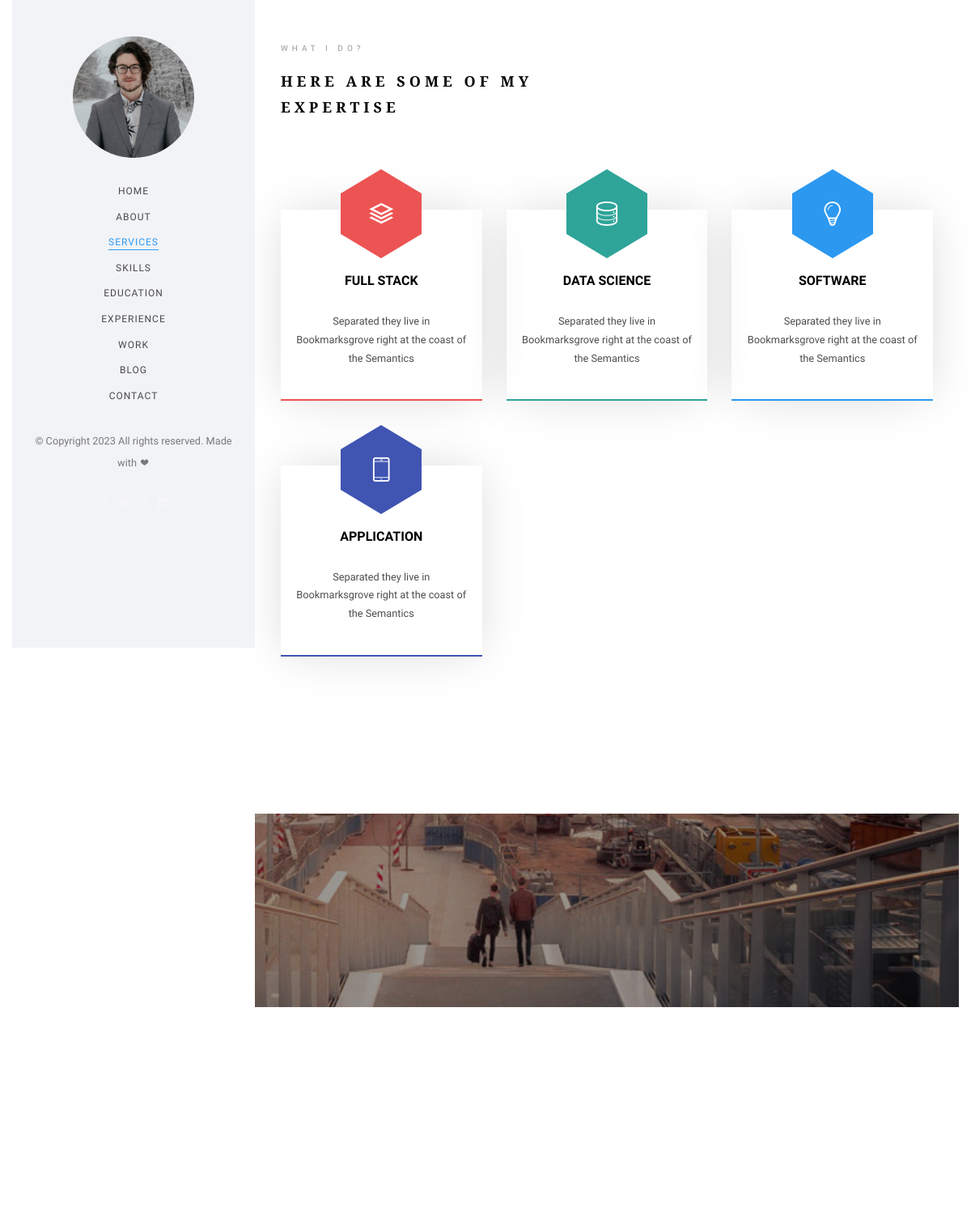
Page /services/ on the committed database.
### service/models.py (models this page shows, shortened)
class Service(models.Model):
    service_name = models.CharField(max_length=50)
    little_detail = models.CharField(max_length=80, blank=True)

### service/views.py (the view)
# urls.py: path("services/", views.ServicePageView.as_view(), name='services'),
class ServicePageView(ListView):
    template_name = 'services.html'
    model = Service
    context_object_name = 'services'

### work/context_processors.py (called while the page is built)
def project_tags(request):
    tags = Tag.objects.all()
    return {'project_tags': tags}

### templates/services.html (shortened to what this page needs)
{% extends 'base.html'%}
{% load static %}
{% block content %}
<section class="colorlib-services" data-section="services">
    <div class="colorlib-narrow-content">
        <div class="row">
            <div class="col-md-6 col-md-offset-3 col-md-pull-3 animate-box" data-animate-effect="fadeInLeft">
                <span class="heading-meta">What I do?</span>
                <h2 class="colorlib-heading">Here are some of my expertise</h2>
            </div>
        </div>
        <div class="row row-pt-md">
            {% if services %}
            {% for service in services %}
                {% include 'partials/_service.html' %}
            {% endfor %}
            {% endif %}
        </div>
    </div>
</section>
<div id="colorlib-counter" class="colorlib-counters" style="background-image: url(../static/images/cover_bg_1.jpg);" data-stellar-background-ratio="0.5">
    <div class="overlay"></div>
    <div class="colorlib-narrow-content">
        <div class="row">
        </div>
    </div>
</div>
{% include 'partials/_hire-me.html' %}
{% endblock content %}

### templates/partials/_service.html
<div class="col-md-4 text-center animate-box">
            {% if 'full stack' in service.service_name|lower %}
            <div class="services color-2">
                <span class="icon">
            <i class="icon-layers2"></i>
            {% elif 'data science' in service.service_name|lower %}
            <div class="services color-5">
                <span class="icon">
            <i class="icon-data"></i>
            {% elif 'application' in service.service_name|lower %}
            <div class="services color-6">
                <span class="icon">
            <i class="icon-phone3"></i>
            {% else %}
            <div class="services color-1">
                <span class="icon">
            <i class="icon-bulb"></i>
            {% endif %}
        </span>
        <div class="desc">
            <h3>{{ service.service_name }}</h3>
            <p>{{ service.little_detail }}</p>
        </div>
    </div>
</div>

### static/css/icomoon.css (style rules this page uses)
[class^="icon-"], [class*=" icon-"] { font-family: 'icomoon' !important; speak: none; font-style: normal; font-weight: normal; font-variant: normal; text-transform: none; line-height: 1; -webkit-font-smoothing: antialiased; -moz-osx-font-smoothing: grayscale; }
.icon-layers2:before { content: "\e083"; }
.icon-bulb:before { content: "\e90e"; }
.icon-phone3:before { content: "\e917"; }
.icon-data:before { content: "\e921"; }

### static/css/style.css (style rules this page uses)
body { font-family: "Quicksand", Arial, sans-serif; font-weight: 400; font-size: 15px; line-height: 1.8; color: rgba(0, 0, 0, 0.7); }
p { margin-bottom: 1.5em; }
h1, h2, h3, h4, h5, h6 { color: #000; font-family: "Playfair Display", Georgia, serif; font-weight: 400; margin: 0 0 30px 0; }
.colorlib-narrow-content { padding: 0 2.5em; }
.colorlib-experience, .colorlib-skills, .colorlib-education, .colorlib-blog, .colorlib-work, .colorlib-about, .colorlib-services, .colorlib-contact { padding-top: 4em; padding-bottom: 9em; clear: both; width: 100%; display: block; }
.colorlib-heading { font-size: 18px; margin-bottom: 4em; font-weight: 700; text-transform: uppercase; letter-spacing: 5px; line-height: 1.8; position: relative; }
.heading-meta { margin-bottom: 15px; display: block; font-size: 10px; text-transform: uppercase; color: #999999; font-weight: 500; letter-spacing: 5px; }
.services { margin-bottom: 30px; padding: 1.5em; -webkit-box-shadow: 0px 0px 56px -8px rgba(0, 0, 0, 0.17); -moz-box-shadow: 0px 0px 56px -8px rgba(0, 0, 0, 0.17); -ms-box-shadow: 0px 0px 56px -8px rgba(0, 0, 0, 0.17); -o-box-shadow: 0px 0px 56px -8px rgba(0, 0, 0, 0.17); box-shadow: 0px 0px 56px -8px rgba(0, 0, 0, 0.17); border-bottom: 2px solid #2c98f0; }
.services h3 { font-family: "Quicksand", Arial, sans-serif; font-size: 16px; font-weight: 500; }
.services.color-2 { border-bottom: 2px solid #ec5453; }
.services.color-5 { border-bottom: 2px solid #2fa499; }
.services.color-6 { border-bottom: 2px solid #4054b2; }
.services { margin-bottom: 80px; position: relative; z-index: 0; }
.services .icon { position: absolute; top: -20px; left: 0; right: 0; width: 100px; height: 50px; display: table; margin: 0 auto; background: #2c98f0; }
.services .icon:before, .services .icon:after { position: absolute; left: 0; right: 0; content: ''; }
.services .icon:before { top: -30px; width: 0; height: 0; border-style: solid; border-width: 0 50px 30px 50px; border-color: transparent transparent #2c98f0 transparent; }
.services .icon:after { bottom: -30px; width: 0; height: 0; border-style: solid; border-width: 30px 50px 0 50px; border-color: #2c98f0 transparent transparent transparent; }
.services .icon i { font-size: 30px; color: #fff; z-index: 1; display: table-cell; vertical-align: middle; }
.services .desc { margin-top: 60px; }
.services .desc h3 { font-size: 16px; font-weight: 700; text-transform: uppercase; }
.services.color-2 .icon { background: #ec5453; }
.services.color-2 .icon:before { border-color: transparent transparent #ec5453 transparent; }
.services.color-2 .icon:after { border-color: #ec5453 transparent transparent transparent; }
.services.color-5 .icon { background: #2fa499; }
.services.color-5 .icon:before { border-color: transparent transparent #2fa499 transparent; }
.services.color-5 .icon:after { border-color: #2fa499 transparent transparent transparent; }
.services.color-6 .icon { background: #4054b2; }
.services.color-6 .icon:before { border-color: transparent transparent #4054b2 transparent; }
.services.color-6 .icon:after { border-color: #4054b2 transparent transparent transparent; }
#colorlib-counter { position: relative; clear: both; margin-bottom: 5em; }
.colorlib-counters { padding: 3em 0; background-size: cover; background-attachment: fixed; background-position: center center; }
.colorlib-counters .overlay { z-index: 0; position: absolute; bottom: 0; top: 0; left: 0; right: 0; background: rgba(0, 0, 0, 0.4); }
.row-pt-md { padding-top: 3em; }
.js .animate-box { opacity: 0; }

### rows in the picture
Service: service_name "FULL STACK", little_detail "Separated they live in Bookmarksgrove right at the coast of the Semantics"
Service: service_name "DATA SCIENCE", little_detail "Separated they live in Bookmarksgrove right at the coast of the Semantics"
Service: service_name "SOFTWARE", little_detail "Separated they live in Bookmarksgrove right at the coast of the Semantics"
Service: service_name "APPLICATION", little_detail "Separated they live in Bookmarksgrove right at the coast of the Semantics"
